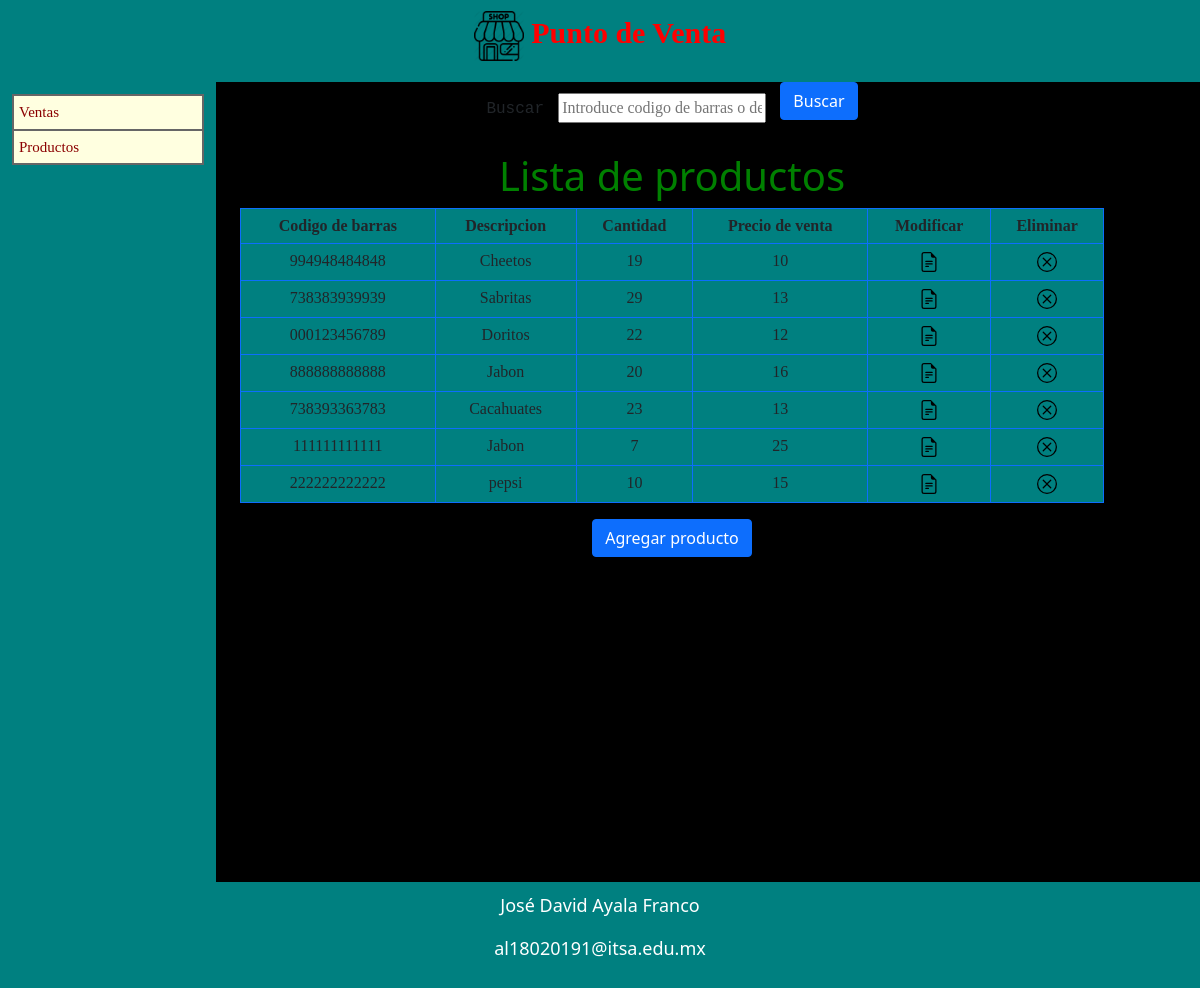
The app's page /index_productos.php with its own data.
### tables this page shows
CREATE TABLE `productos` (
  `id_producto` int NOT NULL,
  `codigo_barras` varchar(12) NOT NULL,
  `descripcion` varchar(30) NOT NULL,
  `cantidad` int NOT NULL DEFAULT '0',
  `precio_venta` double NOT NULL,
  `fecha_modificacion` datetime NOT NULL
);

### index_productos.php (the view, shortened to what this page needs)
<?php
if (isset($_GET["texto_buscar"])) {
    $texto_buscar = $_GET["texto_buscar"];
} else {
    $texto_buscar = "";
}
?>
<html>
    <head>
        <link href="https://cdn.jsdelivr.net/npm/bootstrap@5.0.0-beta3/dist/css/bootstrap.min.css" rel="stylesheet">
        <link rel="stylesheet" type="text/css" href="estilos/estilo.css" media="screen" />
    </head>
    <body>
        <div class="encabezado">
        </div>
        <div class="menu">
        </div>
        <div class="contenido">
            <form>
                <label>Buscar</label>
                <input type="text" name="texto_buscar" autofocus="autofocus"
                       placeholder="Introduce codigo de barras o descripcion"
                       value="<?php echo $texto_buscar; ?>" />
                <button type="submit" class="btn btn-primary mb-3" name="buscar">Buscar</button>
                <br/>
            </form>
            <h1>Lista de productos</h1>
            <table class="table table-bordered border-primary">
                <tr>
                    <th scope="col">Codigo de barras</th>
                    <th scope="col">Descripcion</th>
                    <th scope="col">Cantidad</th>
                    <th scope="col">Precio de venta</th>
                    <th scope="col">Modificar</th>
                    <th scope="col">Eliminar</th>
                </tr>
                <?php
                require_once 'conexion.php';
                $sql = "SELECT * FROM productos
                    WHERE codigo_barras like '%$texto_buscar%'
                        OR descripcion like '%$texto_buscar%'";
                $resultado = $db->query($sql);
                while ($registro = $resultado->fetch_array()) {
                    echo '<tr>';
                    echo '<td>' . $registro['codigo_barras'] . '</td>';
                    echo '<td>' . $registro['descripcion'] . '</td>';
                    echo '<td>' . $registro['cantidad'] . '</td>';
                    echo '<td>' . $registro['precio_venta'] . '</td>';
                    echo '<td><a href="modificar.php?codigo_barras=' . $registro["codigo_barras"] . '"><img src="imagenes/file-earmark-text.svg" width="20" height="20"></a></td>';
                    echo '<td><a href="eliminar.php?codigo_barras=' . $registro["codigo_barras"] . '"><img src="imagenes/x-circle.svg" width="20" height="20"></a></td>';
                    echo '</tr>';
                }
                ?>
            </table>
            <button type="submit" class="btn btn-primary mb-3" onclick="location.href = 'agregar.php'">Agregar producto</button>
        </div>
        <div class="pie">
        </div>
    </body>
</html>

### estilos/estilo.css (style rules this page uses)
body { background-color: black; }
h1 { color: green; }
label { font-family: monospace; margin-top: 10px; margin-bottom: 10px; margin-right: 10px; }
.encabezado { background: teal; color: red; font-family: fantasy; font-size: 30px; font-weight: bolder; text-align: center; padding-bottom: 5px; padding-top: 10px; padding-left: 5px; padding-right: 5px; }
.menu { background-color: teal; width: 18%; height: 100%; float:left; padding: 1% 1% 1% 1%; }
.contenido { background-color: black; height: 100%; width: 76%; float:left; text-align: center; padding: 0% 2% 2% 2%; }
.pie { clear: left; background-color: teal; color: white; font-family: unset; font-size: 18px; text-align: center; padding-bottom: 10px; padding-top: 10px; padding-left: 10px; padding-right: 10px; }
ul.menu_principal { width: 100%; list-style: none; margin: 0; padding: 0; font-family: var; font-size: 15px; border: 1px solid #666; }
ul.menu_principal li { background: lightyellow; border: 1px solid #666; }
ul.menu_principal li a { text-decoration: none; color: darkred; display: block; padding: 5px 5px 5px 5px; }
input { font-family: cursive; font-size: 16px; height: 30px; margin-top: 5px; margin-bottom: 5px; margin-right: 10px; }
table { background-color: teal; text-align: center; margin: 0 auto; }
th, td { font-family: initial; font-size: 16px; background-color: red; }
th { background-color: red; }

### records on screen
productos: codigo_barras "994948484848", descripcion "Cheetos", cantidad "19", precio_venta "10"
productos: codigo_barras "738383939939", descripcion "Sabritas", cantidad "29", precio_venta "13"
productos: codigo_barras "000123456789", descripcion "Doritos", cantidad "22", precio_venta "12"
productos: codigo_barras "888888888888", descripcion "Jabon", cantidad "20", precio_venta "16"
productos: codigo_barras "738393363783", descripcion "Cacahuates", cantidad "23", precio_venta "13"
productos: codigo_barras "111111111111", descripcion "Jabon", cantidad "7", precio_venta "25"
productos: codigo_barras "222222222222", descripcion "pepsi", cantidad "10", precio_venta "15"
